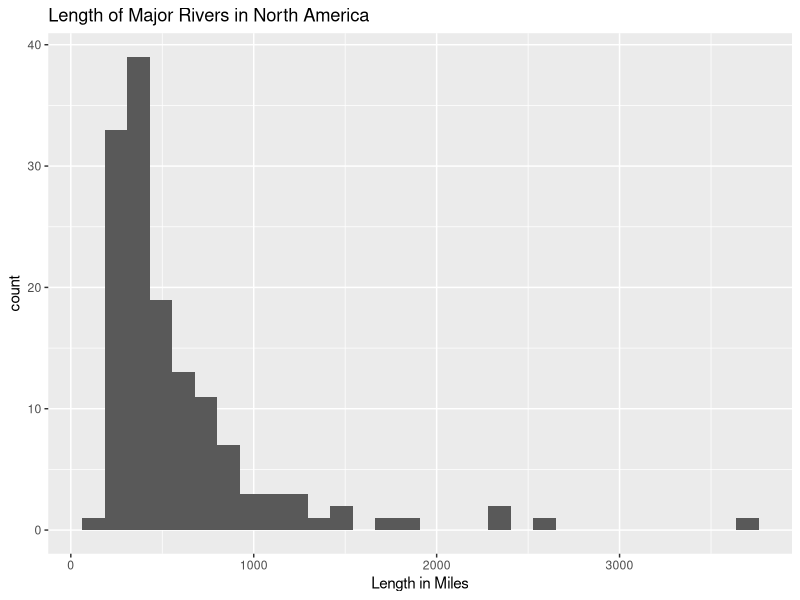
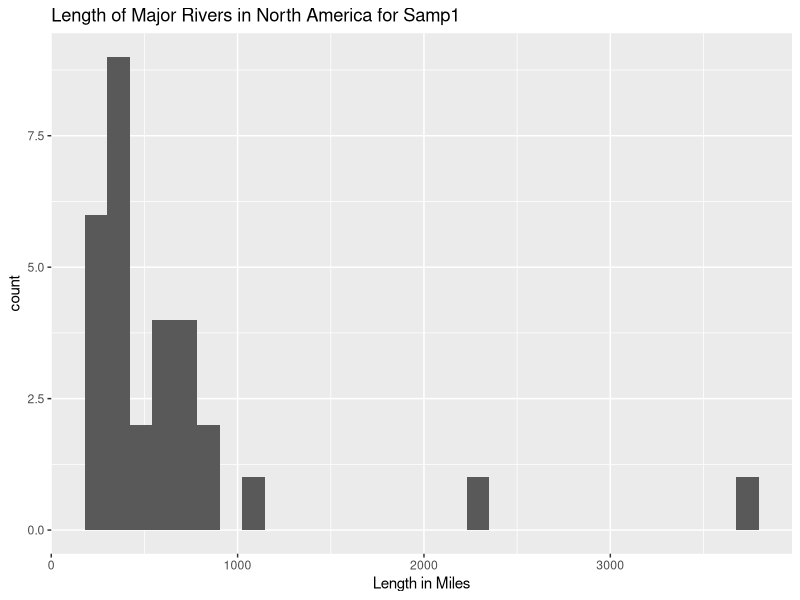

Here is the R script that generated these plots, in order:
## ---- chunk 1
knitr::opts_chunk$set(warning = FALSE, message = FALSE)
library(ggplot2)
## ---- chunk 2
n <- 500
mu <- 7
x <- 6.2
s <- 40

z <- (x - mu) / sqrt(s/n)
z

## ---- chunk 3
qnorm(0.1)
## ---- chunk 4
pnorm(z)
## ---- chunk 5
2 * (1 - pnorm(abs(z)))
## ---- chunk 6
#n <- 500
#mu <- 7
#x <- 6.2
#s <- 40

err <- 1.96

upper_limit <- x + (err * sqrt(s/n))
lower_limit <- x - (err * sqrt(s/n))

upper_limit
lower_limit

## ---- chunk 7
data(rivers)
## ---- chunk 8
max(rivers)
## ---- chunk 9
riversdf <- data.frame(rivers)

ggplot(data = riversdf, aes(rivers)) + 
  geom_histogram() + 
  xlab("Length in Miles") + 
  ggtitle("Length of Major Rivers in North America")
## ---- chunk 10
set.seed(411511)
samp1 <- sample(rivers, size=30, replace=FALSE)
mean(samp1)

sampriversdf <- data.frame(samp1)


ggplot(data = sampriversdf, aes(x = samp1)) + 
  geom_histogram() + 
  xlab("Length in Miles") + 
  ggtitle("Length of Major Rivers in North America for Samp1")
## ---- chunk 11
z <- (661.9 - 600) / sqrt(var(rivers)/30)
z
## ---- chunk 12
2 * (1 - pnorm(abs(z)))
